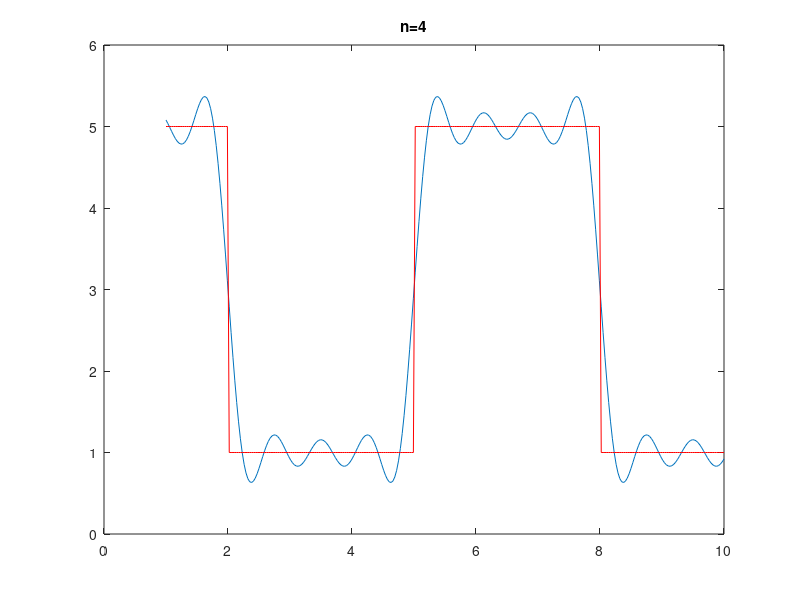

This chart was generated by the following MATLAB code:
clf;
xx=1:0.03:10;

function ret=f(t)
   ret=(-1).^floor(t/pi);
end

function ret=psum(t,n)
   ret=zeros(size(t));
   for it=1:n
      ret=ret+sin((2*it-1)*t)/(2*it-1);
   end
   ret=4/pi*ret;
end
fig=figure(1);
%set(fig,'papertype','a4')

atvisz =@(a,b,A,B,t) B+(B-A)/(b-a)*(t-a);

txx=atvisz(2,8,-pi,pi,xx);% a feladatbeli intervallum

nf=1;
for it=1:nf
   subplot(nf,1,it);
   plot(xx,2*psum(txx,4*it)+3);
   hold on;
   plot(xx,2*f(txx)+3,'r');
   title(sprintf('n=%d',4*it));
end

print('transz','-depsc') ;


